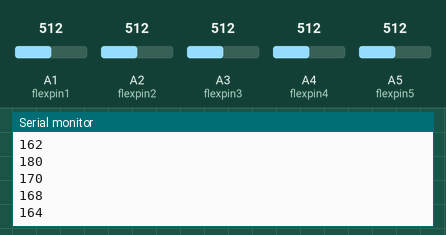
Recording of a sketch running on a simulated Arduino Uno, built with avr-gcc and run on an emulated ATmega328P. Parts: the last lines printed to the serial monitor. Inputs (shaded band) come from the test bench; at power-on: A1 (flexpin1) = 512, A2 (flexpin2) = 512, A3 (flexpin3) = 512, A4 (flexpin4) = 512, A5 (flexpin5) = 512.

Above: at 1.2 s.
1.3 s: A1 (flexpin1) set to 716
At 2.3 s:
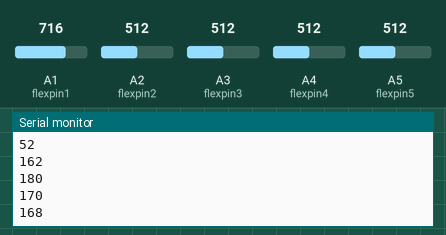
2.8 s: A2 (flexpin2) set to 716
4.3 s: A3 (flexpin3) set to 716
At 5.1 s:
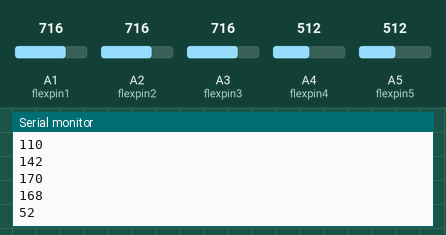
5.8 s: A4 (flexpin4) set to 716
At 6.5 s:
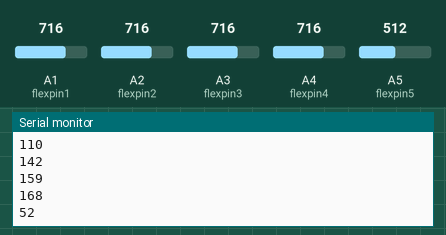
7.3 s: A5 (flexpin5) set to 716
At 7.8 s:
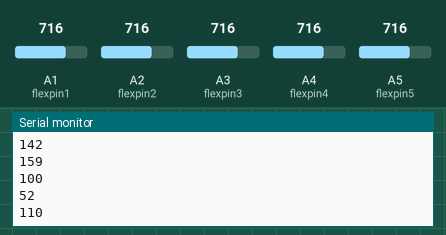
8.8 s: A1 (flexpin1) set to 992
At 9.8 s:
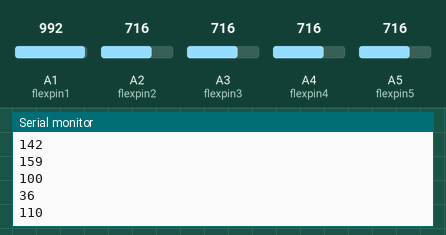
Timing chart, 0 to 11.3 s (numbered marks = the images above; inputs shaded):
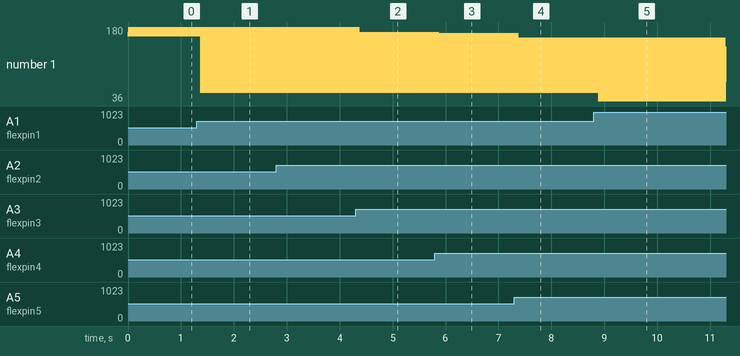

Measured:
- after the input at 1.3 s, the serial monitor: prints a new line after 0.08 s (image 1)
- after the input at 4.3 s, the serial monitor: prints a new line after 0.08 s (image 2)
- after the input at 5.8 s, the serial monitor: prints a new line after 0.09 s (image 3)
- after the input at 7.3 s, the serial monitor: prints a new line after 0.09 s (image 4)
- after the input at 8.8 s, the serial monitor: prints a new line after 0.09 s (image 5)

The sketch:

Arm_Code.ino
```cpp
int flexpin1 = 1;
int flexpin2 = 2;
int flexpin3 = 3;
int flexpin4 = 4;
int flexpin5 = 5;

void setup()
{

 Serial.begin(9600);

 }

 void loop()
{


  int flexposition1;    // Input value from the analog pin.
  int flexposition2;
  int flexposition3;
  int flexposition4;
  int flexposition5;
  byte servoposition1;   // Output value to the servo.
  byte servoposition2;
  byte servoposition3;
  byte servoposition4;
  byte servoposition5;

  flexposition1 = analogRead(flexpin1);
  flexposition2 = analogRead(flexpin2);
  flexposition3 = analogRead(flexpin3);
  flexposition4 = analogRead(flexpin4);
  flexposition5 = analogRead(flexpin5);

  servoposition1 = map(flexposition1, 285, 300, 0, 180);
  servoposition2 = map(flexposition2, 350, 530, 0, 180);
  servoposition3 = map(flexposition3, 340, 510, 0, 180);
  servoposition4 = map(flexposition4, 370, 520, 0, 180);
  servoposition5 = map(flexposition5, 330, 525, 0, 180);
  servoposition1 = constrain(servoposition1, 0, 180);
  servoposition2 = constrain(servoposition2, 0, 180);
  servoposition3 = constrain(servoposition3, 0, 180);
  servoposition4 = constrain(servoposition4, 0, 180);
  servoposition5 = constrain(servoposition5, 0, 180);

Serial.println(servoposition1);
Serial.println(servoposition2);
Serial.println(servoposition3);
Serial.println(servoposition4);
Serial.println(servoposition5);

}
```
